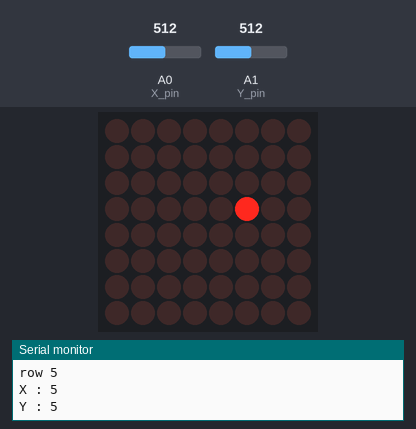
Bench run of a sketch on a simulated Arduino Uno, built with avr-gcc and run on an emulated ATmega328P. On the bench: 8×8 LED matrix, the last lines printed to the serial monitor. Inputs (shaded band) come from the test bench; at power-on: A0 (X_pin) = 512, A1 (Y_pin) = 512.

Above: at 1.2 s.
1.3 s: A0 (X_pin) set to 105
2.8 s: A0 (X_pin) set to 95
At 2.88 s:
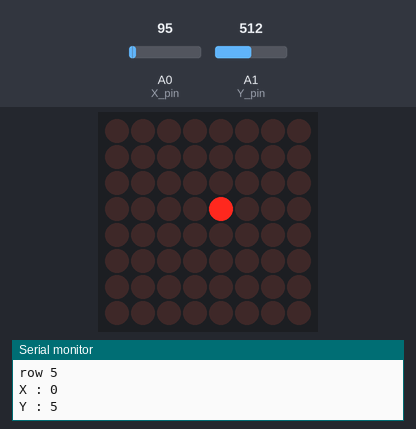
At 4.4 s:
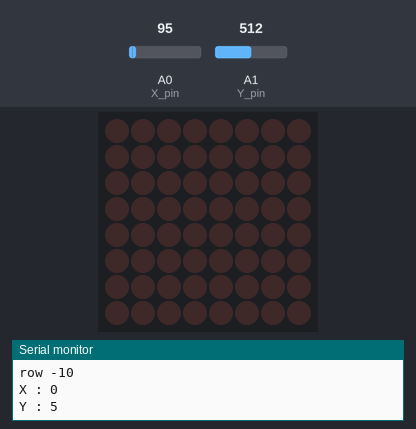
4.7 s: A0 (X_pin) set to 1023
At 6.1 s:
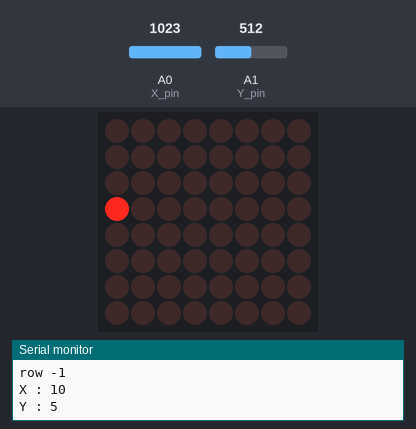
7.7 s: A1 (Y_pin) set to 108
9.2 s: A1 (Y_pin) set to 95
Timing chart, 0 to 11.7 s (numbered marks = the images above; inputs shaded):
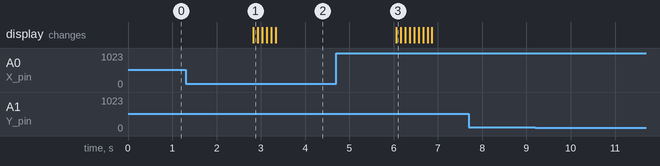

The sketch:

JEU_JOYSTICK.ino
```cpp
//mouvement de joystick fait bouger le point sur la matrice led


#include "LedControl.h"

LedControl lc = LedControl(12, 10, 11, 1);
const int X_pin = 0; // analog pin connected to X output
const int Y_pin = 1; // analog pin connected to Y output

void setup()
{

  Serial.begin(9600);

  lc.shutdown(0, false);  // The MAX72XX is in power-saving mode on startup, we have to do a wakeup call
  lc.setIntensity(0, 0); // Set the brightness to a medium values
  lc.clearDisplay(0); //   and clear the display

}

void loop() {

  int col = 3; // intilaisation des corrdonées du point sur la matrice
  int row = 5;

boucle :

  Serial.print("X : ");
  int axeX = (analogRead(X_pin) / 100);
  Serial.println(axeX);

  Serial.print("Y : ");
  int axeY = (analogRead(Y_pin) / 100);
  Serial.println(axeY);


  switch (axeX)
  {
    case 0:
      row = row-2;
    case 10:
      row = row+1;
  }

  switch (axeY) //
  {
    case 0:
      col = col+2;
    case 10:
      col = col-1;
  }


  lc.setLed(0, col, row, true); // éclairage de la case voulue
  delay(100);
  lc.setLed(0, col, row, false); // extinction de la case voulue

  Serial.print ("col "); Serial.println(col);
  Serial.print ("row ");  Serial.println(row);

  goto boucle;

}
```

Measured:
- the behaviour switches between 100 and 99 on A0 (X_pin) (found by bisection; images 0 and 1)
- after the input at 2.8 s, the display: changes at once (image 1)
- after the input at 4.7 s, the display: changes after 1.4 s (image 3)
